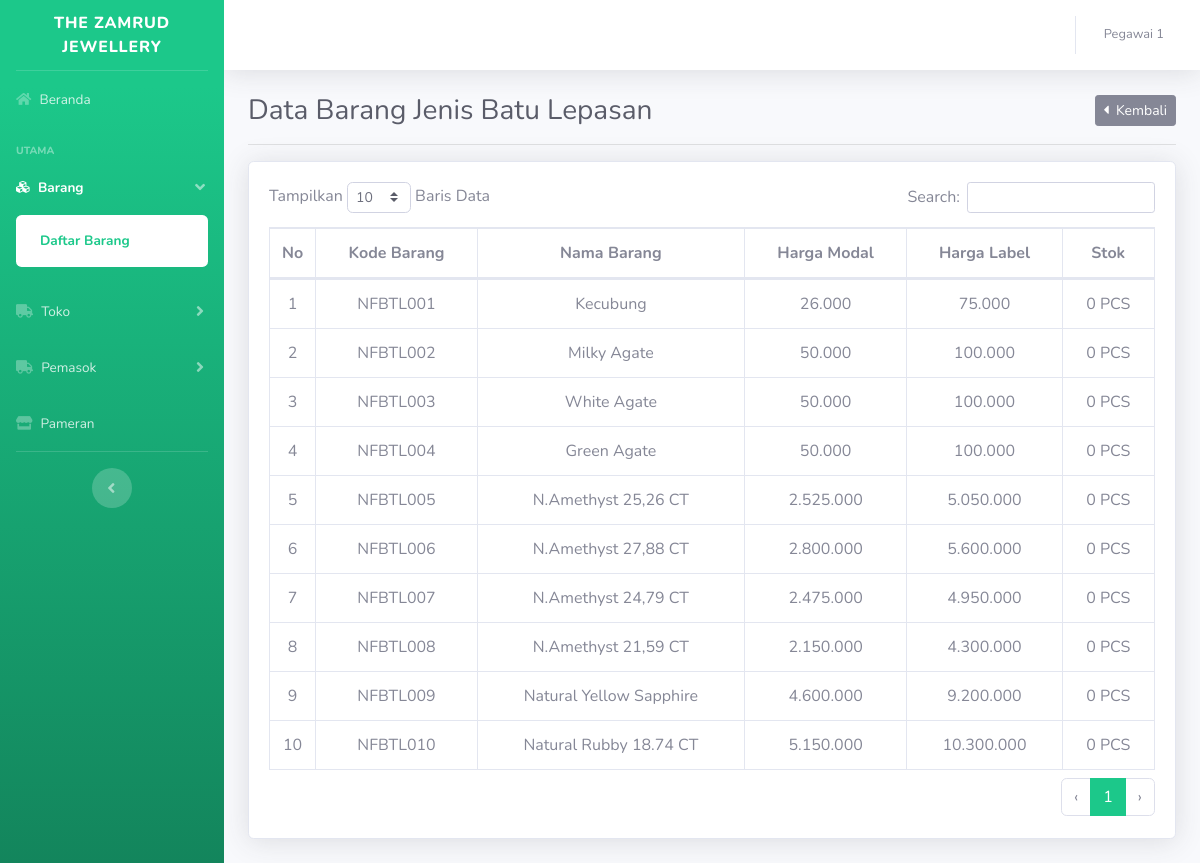
Page /index.php?h=barang_per_jenis_barang&id_jenis_barang=2 (signed in) on the committed database.
### tables this page shows
CREATE TABLE `jenis_barang` (
    id INT NOT NULL AUTO_INCREMENT,
    nama VARCHAR(255) NOT NULL,
    kode VARCHAR(255) NOT NULL,
    PRIMARY KEY (id)
);

CREATE TABLE `barang` (
    id INT NOT NULL AUTO_INCREMENT,
    id_jenis_barang INT NOT NULL,
    kode INT,
    nama VARCHAR(255),
    harga_toko INT,
    harga_label INT,
    stok INT,
    satuan VARCHAR(255),
    PRIMARY KEY (id),
    FOREIGN KEY (id_jenis_barang) REFERENCES jenis_barang (id) ON DELETE CASCADE
);

### db/koneksi.php (called while the page is built, shortened)
<?php
function generateKodeBarang($number)
{
  if ($number < 10)
    return ("00" . $number);
  elseif ($number < 100)
    return ("0" . $number);
  elseif ($number < 1000)
    return $number;
}

### halaman/tampil/barang_per_jenis_barang.php (the view, shortened to what this page needs)
<?php $jenis_barang = $mysqli->query("SELECT * FROM jenis_barang WHERE id=" . $_GET['id_jenis_barang'])->fetch_assoc(); ?>
<div class="container-fluid">
    <div class="d-flex justify-content-between align-items-center">
        <h1 class="h3 mb-0 text-gray-800">Data Barang Jenis <?= $jenis_barang['nama']; ?></h1>
        <div>
            <a href="?h=barang" class="btn btn-secondary btn-sm"><i class="fas fa-caret-left"></i>&nbsp;&nbsp;Kembali</a>
        </div>
    </div>
    <hr>
    <div class="row">
        <div class="col-12">
            <div class="card shadow mb-4">
                <div class="card-body">
                    <div class="table-responsive">
                        <table class="table table-bordered" id="dataTable" width="100%" cellspacing="0">
                            <thead>
                                <tr>
                                    <th class="td-fit text-center">No</th>
                                    <th class="text-center">Kode Barang</th>
                                    <th class="text-center">Nama Barang</th>
                                    <th class="text-center">Harga Modal</th>
                                    <th class="text-center">Harga Label</th>
                                    <th class="text-center">Stok</th>
                                </tr>
                            </thead>
                            <?php
                            $result = $mysqli->query("SELECT jb.kode kode_jenis_barang, b.* FROM barang b INNER JOIN jenis_barang jb ON jb.id=b.id_jenis_barang WHERE b.id_jenis_barang=" . $_GET['id_jenis_barang']);
                            $no = 1;
                            ?>
                            <tbody>
                                <?php while ($row = $result->fetch_assoc()) : ?>
                                    <tr>
                                        <td class="td-fit align-middle text-center"><?= $no++; ?></td>
                                        <td class="align-middle text-center"><?= $row['kode_jenis_barang'] . generateKodeBarang($row['kode']); ?></td>
                                        <td class="align-middle text-center"><?= $row['nama']; ?></td>
                                        <td class="align-middle text-center"><?= number_format($row['harga_toko'], 0, ",", "."); ?></td>
                                        <td class="align-middle text-center"><?= number_format($row['harga_label'], 0, ",", "."); ?></td>
                                        <td class="align-middle text-center"><?= $row['stok']; ?> <?= $row['satuan']; ?></td>
                                    </tr>
                                <?php endwhile; ?>
                            </tbody>
                        </table>
                    </div>
                </div>
            </div>
        </div>
    </div>
</div>

### index.php (style rules this page uses)
.td-fit { width: 1%; white-space: nowrap; }

### rows in the picture
jenis_barang: nama "Batu Lepasan"
barang: id_jenis_barang.kode "NFBTL", kode "001", nama "Kecubung", harga_toko "26.000", harga_label "75.000", stok "0", satuan "PCS"
barang: id_jenis_barang.kode "NFBTL", kode "002", nama "Milky Agate", harga_toko "50.000", harga_label "100.000", stok "0", satuan "PCS"
barang: id_jenis_barang.kode "NFBTL", kode "003", nama "White Agate", harga_toko "50.000", harga_label "100.000", stok "0", satuan "PCS"
barang: id_jenis_barang.kode "NFBTL", kode "004", nama "Green Agate", harga_toko "50.000", harga_label "100.000", stok "0", satuan "PCS"
barang: id_jenis_barang.kode "NFBTL", kode "005", nama "N.Amethyst 25,26 CT", harga_toko "2.525.000", harga_label "5.050.000", stok "0", satuan "PCS"
barang: id_jenis_barang.kode "NFBTL", kode "006", nama "N.Amethyst 27,88 CT", harga_toko "2.800.000", harga_label "5.600.000", stok "0", satuan "PCS"
barang: id_jenis_barang.kode "NFBTL", kode "007", nama "N.Amethyst 24,79 CT", harga_toko "2.475.000", harga_label "4.950.000", stok "0", satuan "PCS"
barang: id_jenis_barang.kode "NFBTL", kode "008", nama "N.Amethyst 21,59 CT", harga_toko "2.150.000", harga_label "4.300.000", stok "0", satuan "PCS"
barang: id_jenis_barang.kode "NFBTL", kode "009", nama "Natural Yellow Sapphire", harga_toko "4.600.000", harga_label "9.200.000", stok "0", satuan "PCS"
barang: id_jenis_barang.kode "NFBTL", kode "010", nama "Natural Rubby 18.74 CT", harga_toko "5.150.000", harga_label "10.300.000", stok "0", satuan "PCS"

### other values in the picture
$_SESSION['user']['nama_pegawai'] "Pegawai 1"
